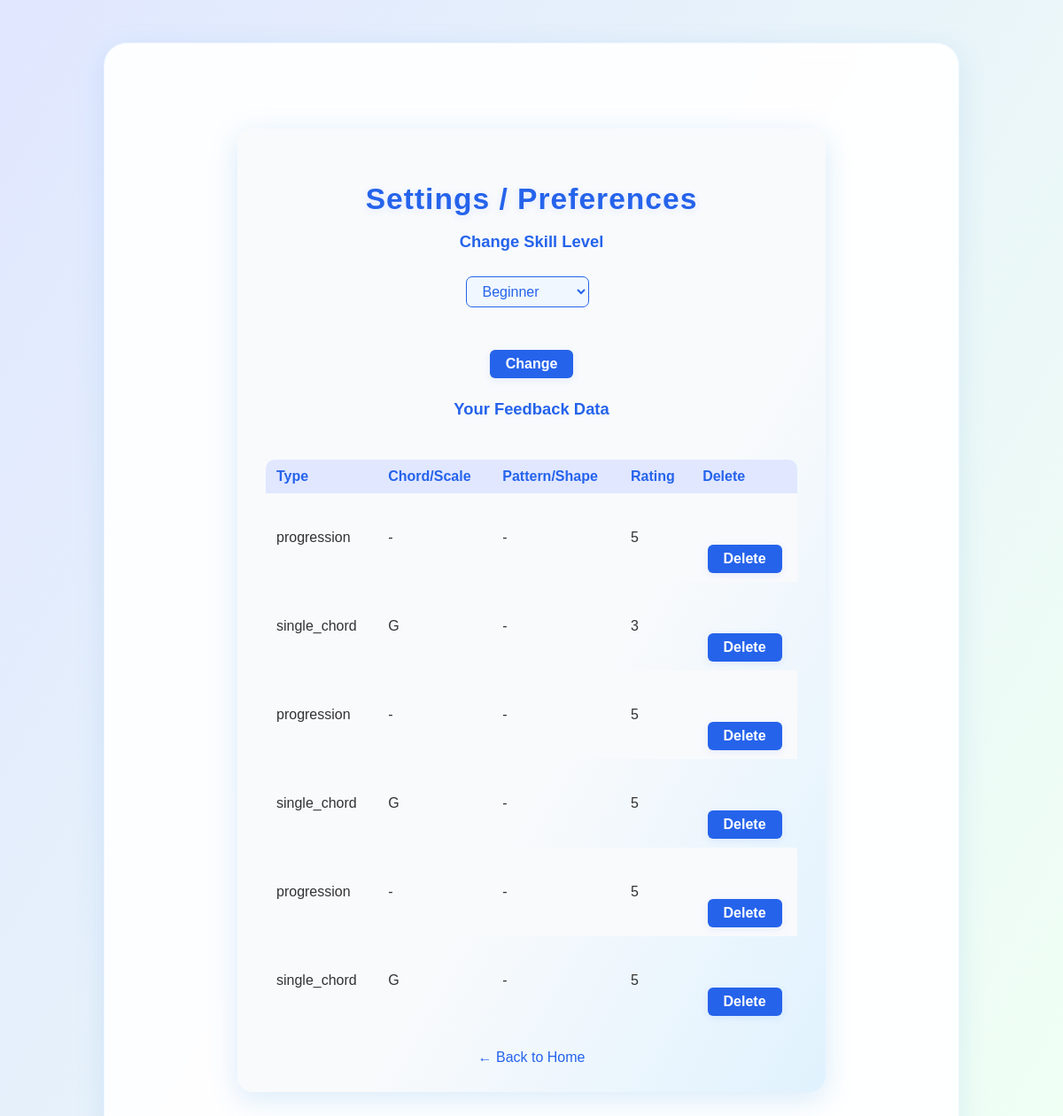
/preferences (signed in), run on an earlier commit of the app's database.
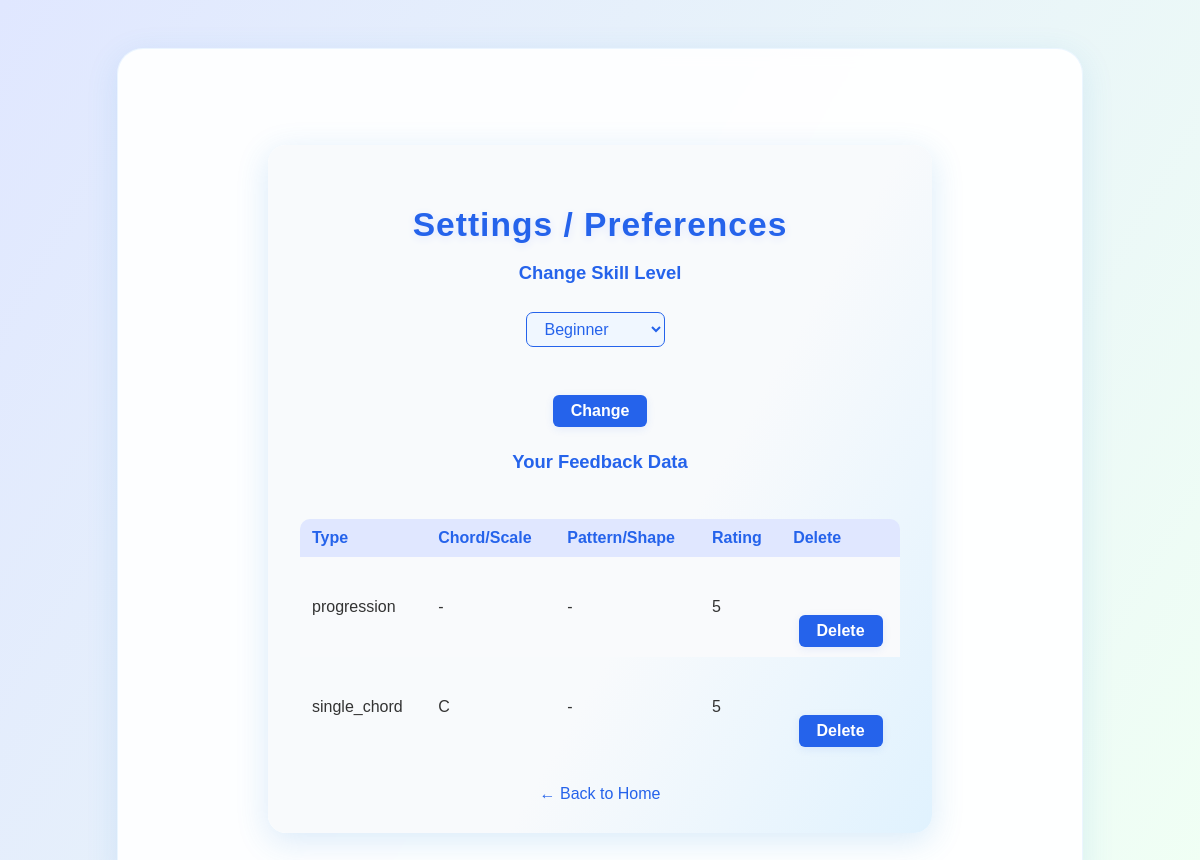
And on a later commit of the database.
### tables this page shows
CREATE TABLE feedback (id INTEGER PRIMARY KEY, user_id INTEGER, exercise_type TEXT, rating INTEGER, chord_name TEXT, scale_name TEXT, scale_key TEXT, shape_name TEXT, variation_index INTEGER);

### GuitarWarmUp_Coach.py (the view, shortened to what this page needs)
@app.route('/preferences', methods=['GET', 'POST'])
def preferences():
    if 'user_id' not in session:
        return redirect(url_for('login'))
    with engine.connect() as conn:
        result = conn.execute(
            text("SELECT * FROM feedback WHERE user_id=:user_id"),
            {'user_id': session['user_id']}
        )
        feedback_entries = result.fetchall()
    skill_level = session.get('skill_level', 'beginner')
    return render_template('preferences.html', feedback_entries=feedback_entries, skill_level=skill_level)

### templates/preferences.html (shortened to what this page needs)
<!DOCTYPE html>
<html>
<head>
    <link rel="stylesheet" href="{{ url_for('static', filename='css/styles.css') }}">
</head>
<body>
    <div class="main-container">
        <div class="prefs-card">
            <h1>Settings / Preferences</h1>
            <h2>Change Skill Level</h2>
            <form method="post" style="margin-bottom: 24px;">
                <select name="skill_level">
                    <option value="beginner" {% if skill_level == 'beginner' %}selected{% endif %}>Beginner</option>
                </select>
                <button type="submit" class="prefs-btn">Change</button>
            </form>
            <h2>Your Feedback Data</h2>
            {% if feedback_entries %}
                <div style="overflow-x:auto;">
                <table class="prefs-table">
                    <tr>
                        <th>Type</th>
                        <th>Chord/Scale</th>
                        <th>Pattern/Shape</th>
                        <th>Rating</th>
                        <th>Delete</th>
                    </tr>
                    {% for entry in feedback_entries %}
                    <tr>
                        <td>{{ entry.exercise_type }}</td>
                        <td>
                            {% if entry.exercise_type == 'single_chord' %}
                                {{ entry.chord_name }}{% if entry.variation_index is not none %} ({{ entry.variation_index|int + 1 }}){% endif %}
                            {% elif entry.exercise_type == 'scale' %}
                                {{ entry.scale_name }} ({{ entry.scale_key }})
                            {% else %}
                                -
                            {% endif %}
                        </td>
                        <td>
                            {% if entry.shape_name %}{{ entry.shape_name }}{% else %}-{% endif %}
                        </td>
                        <td>{{ entry.rating }}</td>
                        <td>
                            <form method="post" style="display:inline;">
                                <button type="submit" class="prefs-btn" onclick="return confirm('Delete this feedback entry?');">Delete</button>
                            </form>
                        </td>
                    </tr>
                    {% endfor %}
                </table>
                </div>
            {% else %}
                <div class="prefs-empty">No feedback data yet.</div>
            {% endif %}
            <a href="/" class="prefs-back">&larr; Back to Home</a>
        </div>
    </div>
</body>
</html>

### static/css/styles.css (style rules this page uses)
body { background: linear-gradient(120deg, #e0e7ff 0%, #f0fff4 100%); font-family: 'Quicksand', Arial, sans-serif; min-height: 100vh; margin: 0; padding: 0; color: #333; text-align: center; }
.main-container { max-width: 900px; margin: 48px auto 0 auto; background: rgba(255, 255, 255, 0.92); border-radius: 26px; box-shadow: 0 8px 32px rgba(52, 144, 220, 0.13); padding: 48px 32px 56px 32px; backdrop-filter: blur(8px); border: 1.5px solid rgba(180, 220, 255, 0.25); text-align: center; }
h1 { text-align: center; margin-bottom: 40px; font-size: 2.7em; letter-spacing: 1.5px; color: #2563eb; font-weight: 800; text-shadow: 0 2px 8px #e0e7ff; }
h2 { text-align: center; margin-bottom: 28px; font-size: 1.6em; color: #059669; font-weight: 700; }
.btn-main, button { display: block; background: #2563eb; color: #fff; border: none; border-radius: 12px; padding: 16px 38px; font-size: 1.15em; font-weight: bold; margin: 48px auto 0 auto; cursor: pointer; transition: background 0.2s, transform 0.15s, box-shadow 0.18s; box-shadow: 0 2px 8px rgba(37, 99, 235, 0.10); }
a { color: #2563eb; text-decoration: underline; font-weight: 600; margin-top: 24px; display: inline-block; transition: color 0.2s; }
select { padding: 7px 14px; border-radius: 7px; border: 1.5px solid #2563eb; font-size: 1em; margin-right: 10px; background: #f0f7ff; color: #2563eb; }
.prefs-card { background: linear-gradient(120deg, #f8fafc 60%, #e0f2fe 100%); border-radius: 18px; box-shadow: 0 8px 32px rgba(52, 144, 220, 0.18); padding: 38px 32px 30px 32px; max-width: 600px; margin: 48px auto 0 auto; animation: fadeInCard 0.7s; }
.prefs-card h1 { color: #2563eb; font-size: 2.1em; margin-bottom: 18px; font-weight: 800; letter-spacing: 1px; }
.prefs-card h2 { margin-top: 0; color: #2563eb; font-size: 1.15em; font-weight: 700; }
.prefs-table { width: 100%; border-collapse: collapse; margin-top: 18px; border-radius: 10px; overflow: hidden; }
.prefs-table th, .prefs-table td { padding: 10px 12px; text-align: left; }
.prefs-table th { background: #e0e7ff; color: #2563eb; font-weight: 700; }
.prefs-table tr:nth-child(even) { background: #f9fafc; }
.prefs-btn, .prefs-table button { background: #2563eb; color: #fff; border: none; border-radius: 6px; padding: 7px 18px; font-size: 1em; cursor: pointer; transition: background 0.2s; font-weight: 600; }
.prefs-back { display: inline-block; margin-top: 28px; color: #2563eb; text-decoration: none; font-weight: 500; }

What changed in the data, as far as the page shows it:
removed feedback: exercise_type "progression", rating "5"
removed feedback: exercise_type "single_chord", chord_name "G", rating "5"
removed feedback: exercise_type "progression", rating "5"
removed feedback: exercise_type "single_chord", chord_name "G", rating "5"
changed feedback "single_chord": chord_name "G" → "C"; rating "3" → "5"
